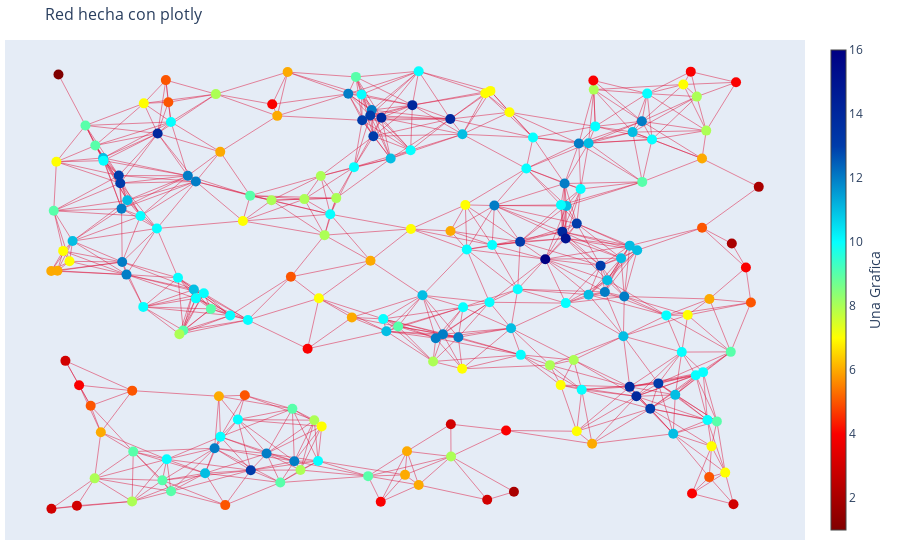

Write notebook code for a chart like this one.
### Code cell
fig.show()

### Figure 1 — Plotly figure (JSON) as saved in the notebook; plotly's stock layout.template omitted (floating-point values rounded to 4 significant figures; data arrays with more than 128 entries replaced by an {"elided": "..."} marker saying what was removed)
{"data": [{"line": {"color": "crimson", "width": 0.5}, "mode": "lines", "type": "scatter", "x": {"elided": "2658 float values"}, "y": {"elided": "2658 float values"}}, {"hoverinfo": "text", "line": {"width": 2}, "marker": {"color": {"elided": "200 int values"}, "colorbar": {"thickness": 15, "title": {"side": "right", "text": "Una Grafica"}, "xanchor": "left"}, "colorscale": [[0, "rgb(0,0,131)"], [0.2, "rgb(0,60,170)"], [0.4, "rgb(5,255,255)"], [0.6, "rgb(255,255,0)"], [0.8, "rgb(250,0,0)"], [1, "rgb(128,0,0)"]], "reversescale": true, "showscale": true, "size": 10}, "mode": "markers", "text": {"elided": "200 str values"}, "type": "scatter", "x": {"elided": "200 float values"}, "y": {"elided": "200 float values"}}], "layout": {"autosize": true, "hovermode": "closest", "margin": {"b": 20, "l": 5, "r": 5, "t": 40}, "showlegend": false, "title": {"font": {"size": 16}, "text": "Red hecha con plotly"}, "xaxis": {"autorange": true, "range": [-0.05559, 1.055], "showgrid": false, "showticklabels": false, "type": "linear", "zeroline": false}, "yaxis": {"autorange": true, "range": [-0.0799, 1.079], "showgrid": false, "showticklabels": false, "type": "linear", "zeroline": false}}}
